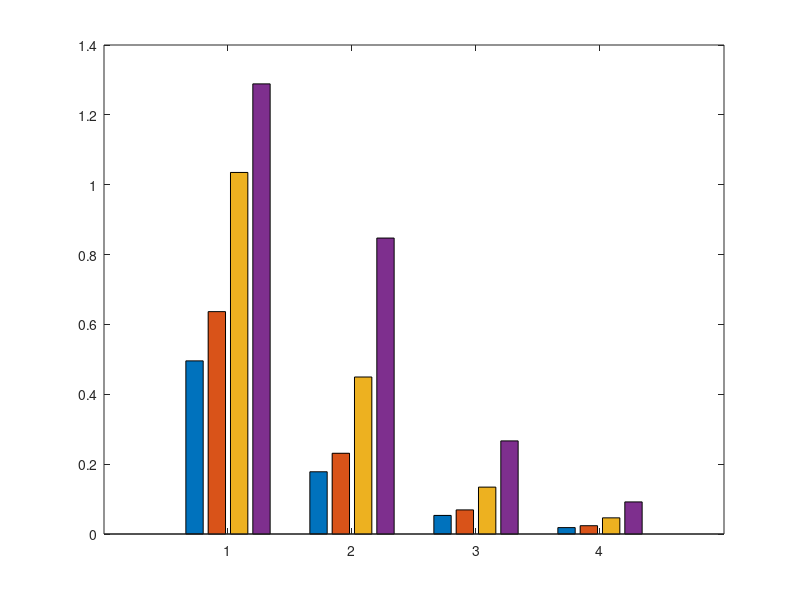

The MATLAB source for this figure: (Note: this script raises an error after producing the figure.)
% offset = 0.6; % [-pi:0.2:pi];
N_realizations = 100;
N = 100000;   % number of measurements
URA_size = [36, 64, 256, 1024];
M = sqrt(URA_size); % antenna size, per side
Nmeas = [1e2 1e3 1e4 1e5];
% max_accumulation_err = zeros(length(Nmeas), length(URA_size), N_realizations);
est_err = zeros(URA_size(end), length(Nmeas), length(URA_size), N_realizations);
est_err2 = zeros(URA_size(end), length(Nmeas), length(URA_size), N_realizations);

for jj=1:N_realizations
    rng(jj);
    path_ang = -45+90*rand(N,1);
    % ensure no wrapping around 2*pi (slides 28)
    rel_phase_adj_ant = exp(1j*pi*sin(pi*path_ang/180)); 
    for ii=1:length(Nmeas)
        % Per antenna, accumulating measurements into one complex number works 
        x = angle(mean(rel_phase_adj_ant(1:Nmeas(ii))));
        % assume the middle antenna as the reference antenna
        max_accumulation_err(ii, :, jj) = x*(2*(ceil(M/2)-1)); 
        
        for kk=1:length(URA_size)
            est_err(1:URA_size(kk), ii, kk, jj) = reshape(exp(1j*x*([0:M(kk)-1]-M(kk)/2)).*exp(1j*x*([0:M(kk)-1]-M(kk)/2).'), [], 1); 
            est_err2(1:URA_size(kk), ii, kk, jj) = reshape(exp(1j*x*[0:M(kk)-1]).*exp(1j*x*[0:M(kk)-1].'), [], 1); 
        end
    end
end

% fig = figure('Units','inches', 'Position', [1 1 16 4]);
% for kk=1:length(URA_size)
%     subplot(1,length(URA_size),kk)
%     tmp = mean(abs(angle(est_err(1:URA_size(kk),:,kk,:))), 4);
%     semilogx(Nmeas, median(tmp, 1)); hold on;
%     semilogx(Nmeas, max(tmp, [], 1), '--'); hold on;
%     xlabel("# measurements");
%     ylabel("estimation error (rad)");
%     legend(["median", "max"]);
%     title("URA size "+string(URA_size(kk)));
% end
% exportgraphics(fig,"~/Downloads/mmw-calibration-sim/figures/2.png",'Resolution',300);

data = [];
data.Nmeas = Nmeas;
data.URA_size = URA_size;
data.mean_err = zeros(length(Nmeas), length(URA_size)); % ref in the middle
data.mean_err2 = zeros(length(Nmeas), length(URA_size)); % ref in the corner
for kk=1:length(URA_size)
    tmp = squeeze(rms(angle(est_err(1:URA_size(kk),:,kk,:)), 1));
    tmp = mean(tmp,2);
    data.mean_err(:,kk) = tmp;

    tmp = squeeze(rms(angle(est_err2(1:URA_size(kk),:,kk,:)), 1));
    tmp = mean(tmp,2);
    data.mean_err2(:,kk) = tmp;
end
% save("d7.mat","data");
fig = figure('Units','inches', 'Position', [1 1 10 4]);
bar(data.mean_err); legend("array size "+string(data.URA_size));
set(gca, 'XTickLabel', string(data.Nmeas))
xlabel("Number of measurements"); ylabel("RMS estimation error (rad)");

fig = figure('Units','inches', 'Position', [1 1 10 4]);
bar([data.mean_err(end,:).' data.mean_err2(end,:).']); legend(["ref in the middle", "ref in the corner"]);
set(gca, 'XTickLabel', string(data.URA_size))
xlabel("Phased array size"); ylabel("RMS estimation error (rad)");



